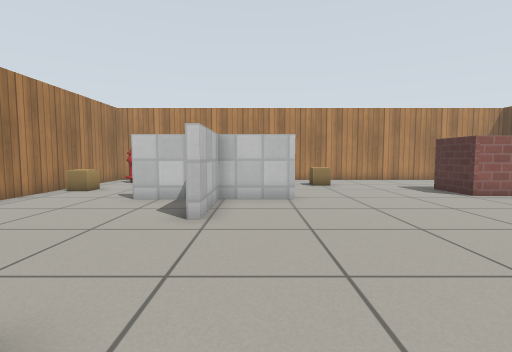
View 1 (above)

16 first-person views from a walk through a Gazebo world. The camera is 0.66 m above the floor, tilts 4° down and sees 85° across. The lines on the ground mark 1 m squares. The floor is counted in squares, 0.5 m on a side. Each view is taken from the middle of a square. On the plan, view 1 faces up. The plan holds only what a view shows up to about 13 squares ahead; the rest is blank. Gazebo's built-in surfaces are drawn with simple patterns.

View 2
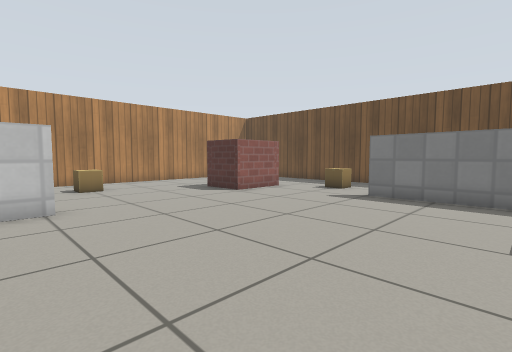

View 3
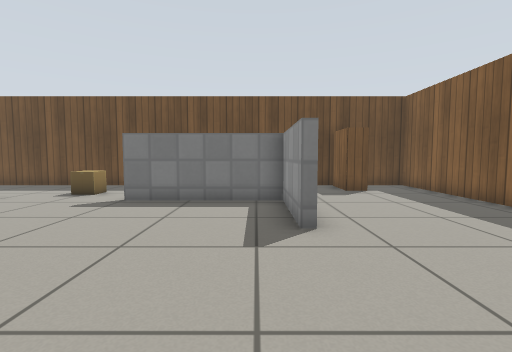

View 4
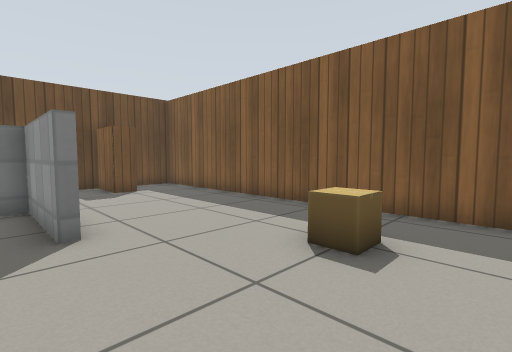

View 5
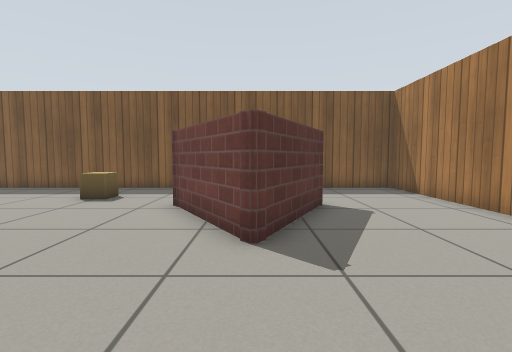

View 6
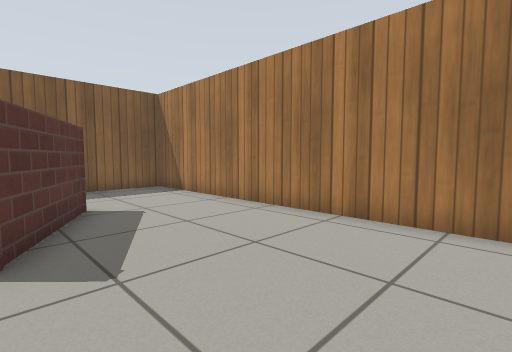

View 7
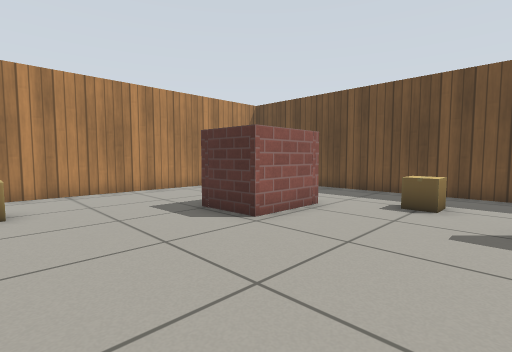

View 8
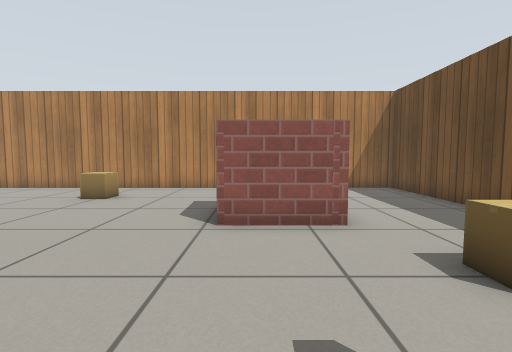

View 9
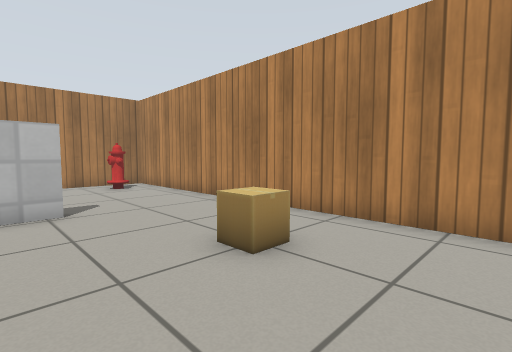

View 10
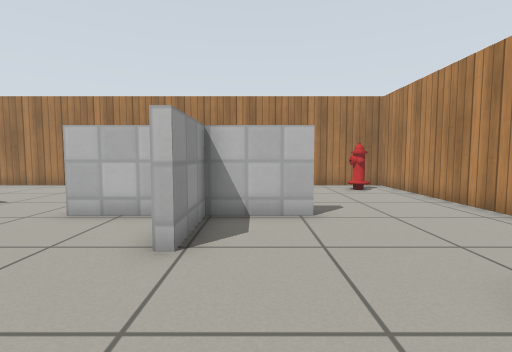

View 11
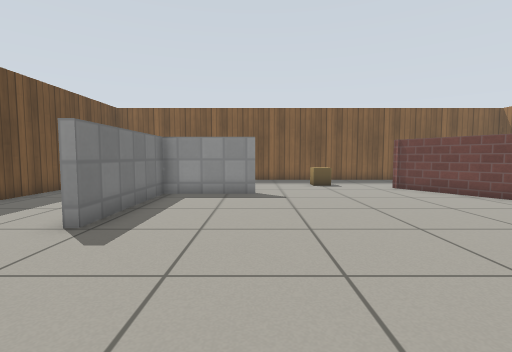

View 12
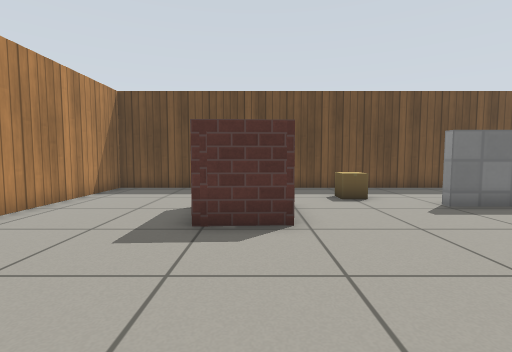

View 13
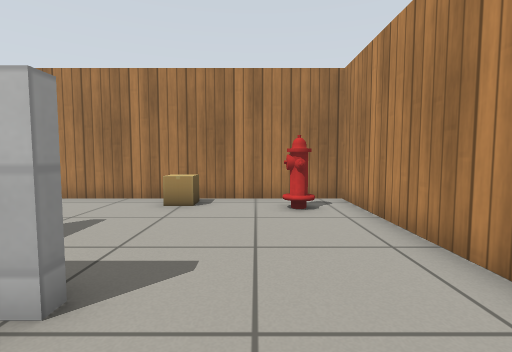

View 14
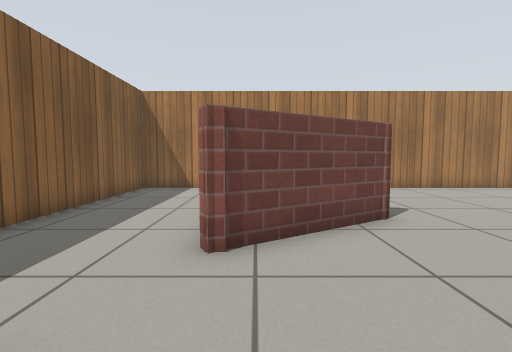

View 15
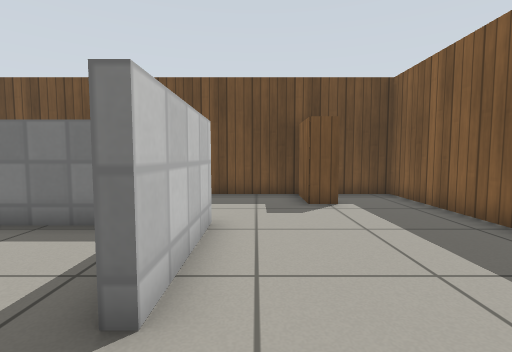

View 16
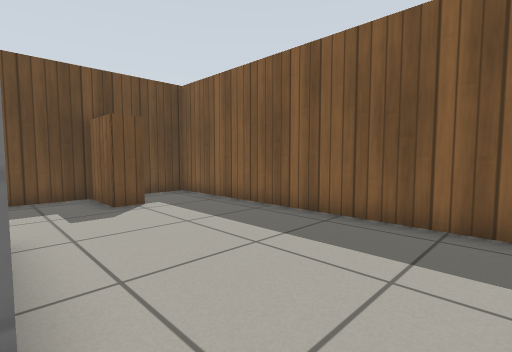

### Floor plan
Points are (right, up) in squares from view 1. A wall is a line through its corners. A room is listed if a view was taken in it or the views show most of it. See-through windows are left out.
Room 1 (views 1, 2, 3, 4, 5, 6, 7, 8, 9, 10, 11, 12, 13, 14, 15, 16)
walls: (6, 0.2) (9.3, 0.2) (9.3, 5); (1.2, 8.6) (-1.2, 8.6) (-1.2, 5.7); (9.6, -0.1) (6, -0.1); (-2.1, 8.6) (-3.9, 8.6); (9.9, 9.3) (7.3, 9.3) (7.2, 11.3); (-1.2, 11.4) (-1.2, 8.9) (1.2, 8.9); (-3.7, -1.4) (-2, 1.8) (-1.8, 1.8) (0.3, -1.7); (-7.7, 8.5) (-7.7, -5.7) (13.7, -5.7) (13.7, 15.7) (-0.5, 15.7)
ways out: opening at (-5.5, 9) to room 2; opening at (-1, 13.5) to room 2
objects: cardboard box (3, -3); cardboard box (3, 13); cardboard box (11, 7); bookshelf (12, -3) to (13, -3)
Room 2 (no view inside)
walls: (-0.5, 15.7) (-7.7, 15.7) (-7.7, 8.5)
ways out: opening at (-5.5, 9) to room 1; opening at (-1, 13.5) to room 1
objects: cardboard box (-7, 11); fire hydrant (-6, 14)

Where each view was taken, in squares from view 1:
view 1: 0 up, 0 right, facing up
view 2: 1 up, 0 right, facing up-right
view 3: 1 up, 1 right, facing right
view 4: 1 up, 1 right, facing down-right
view 5: 6 up, 2 left, facing down
view 6: 6 up, 2 left, facing down-left
view 7: 5 up, 3 right, facing up-right
view 8: 4 up, 8 right, facing up
view 9: 10 up, 6 right, facing up-left
view 10: 10 up, 5 right, facing left
view 11: 10 up, 6 right, facing down
view 12: 10 up, 2 right, facing right
view 13: 13 up, 1 right, facing left
view 14: 1 down, 4 right, facing left
view 15: 1 down, 4 right, facing right
view 16: 0 up, 4 right, facing down-right
